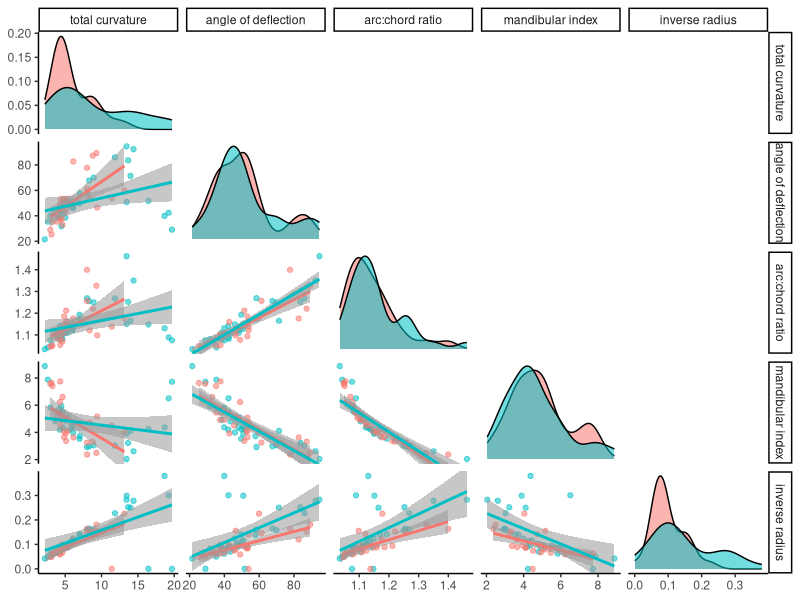
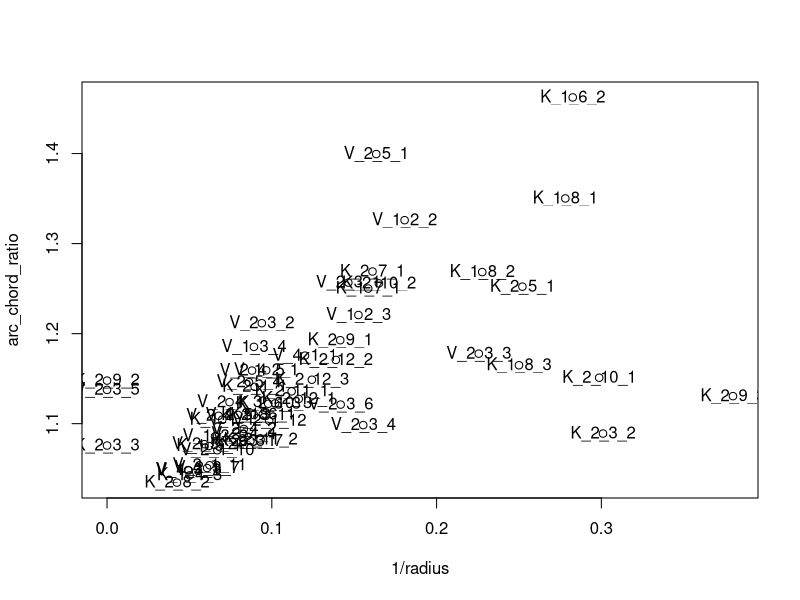
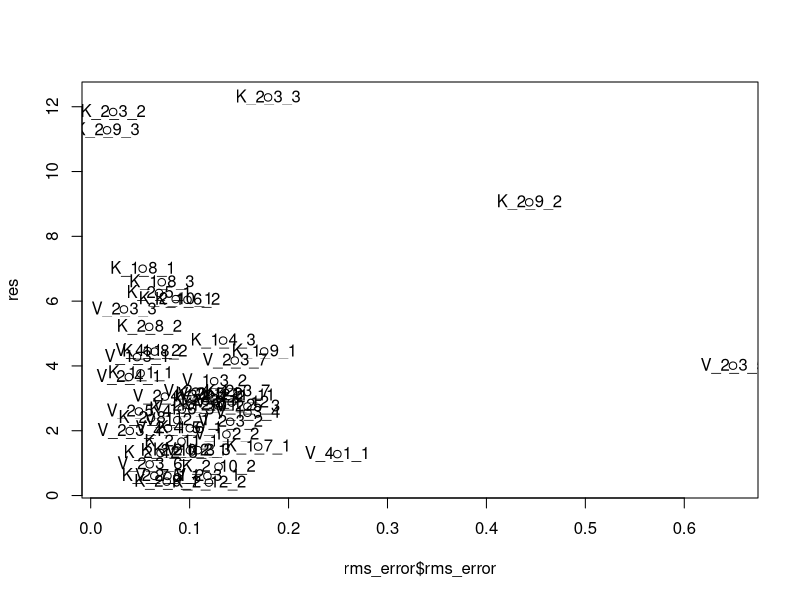

Here is the R script that generated these plots, in order:
library(tidyverse)
library(here)


# ------------------------
# import alt curv metrics
alt_metrics <- 
  read.csv(file = here("data/alternative_metrics_comparison.csv")) %>% 
  as_tibble() %>% 
  mutate(theta = 360 - theta)


# import total curvature data
curv_data <- 
  read.csv(here('data/epimedium_adj_curvature_dorsal.csv')) 

# import pracma circles
pracma_circles <- read.csv(file=here('data/pracma_circles.csv'))

#create vars
totalK <- curv_data$total_curvature
angle_of_deflection <- alt_metrics$theta
arc_chord_ratio <- curv_data$arclength / alt_metrics$chord
chord_versine_ratio <- alt_metrics$chord / alt_metrics$depth
# radius <- ((alt_metrics$chord / 2) / sin(angle_of_deflection*(pi/180))) #sin function operates on radians
radius <- pracma_circles[,2]


# -------------------------
# plot pairwise comparisons

#colours from http://www.cookbook-r.com/Graphs/Colors_(ggplot2)/ 
colour_ids <-
  c(replicate(30, "#E69F00"), #31 E. koreanum samples
    replicate(27, "#56B4E9")) #27 E. violaceum samples


#pairwise plots
library(GGally)

all_metrics <-
  tibble(colour_ids,
         totalK, 
         angle_of_deflection, 
         arc_chord_ratio, 
         chord_versine_ratio, 
         1/radius)

#store plot
pairwise_plot <- 
  ggpairs(
    all_metrics,
    columns = 2:6,
    mapping = aes(colour = colour_ids, alpha=0.35),
    columnLabels = 
      c("total curvature",
        "angle of deflection",
        "arc:chord ratio",
        "mandibular index",
        "inverse radius"),
    lower = list(continuous = 'smooth', alpha = 0.5),
    diag  = list(continuous = 'densityDiag', alpha = 0.3),
    upper = list(continuous = 'blank'))
    

#show plot
pairwise_plot + theme_classic()



# ----------------------------------
# run stats on pairwise comparisons

library(Hmisc)

# pairwise comparisons of metrics for E. koreanum
pairK <- Hmisc::rcorr(as.matrix(all_metrics)[1:30, 2:6], type="pearson") 


# write.csv(data.frame(pairK$r), file=here('data/pairwiseK_r.csv'))
# write.csv(data.frame(pairK$P), file=here('data/pairwiseK_p.csv'))


# pairwise comparisons of metrics for E. violaceum
pairV <- Hmisc::rcorr(as.matrix(all_metrics)[31:57, 2:6], type="pearson")

# write.csv(data.frame(pairV$r), file=here('data/pairwiseV_r.csv'))
# write.csv(data.frame(pairV$P), file=here('data/pairwiseV_p.csv'))

# ----------------------
# inspect outliers

plot(1/radius, 
     arc_chord_ratio, 
     text(x=1/radius, 
          y=arc_chord_ratio, 
          labels=curv_data$name))

# outliers:
# 1_8_3(10), 2_3_2(13), 2_3_3(14), 2_9_2(21),  2_9_3(22), 2_10_1(23) 


# new outliers 
# rms K233 (14) = 0.1792714
# rms K292(21) = 0.4432476
# rms V235(44) = 0.6492074 

# lower RMS error is a better circle fit
rms_error <- 
  read.csv(file=here('data/circle_rms_error.csv')) 
  
# root of squared residuals between total_curvature and 1/R
res <- sqrt(residuals(lm(totalK~ 1/radius))^2)

# plot 
plot(rms_error$rms_error, 
     res,
     text(x=rms_error$rms_error, 
          y=res, 
          labels=curv_data$name))

summary(lm(rms_error$rms_error ~ res))
 
